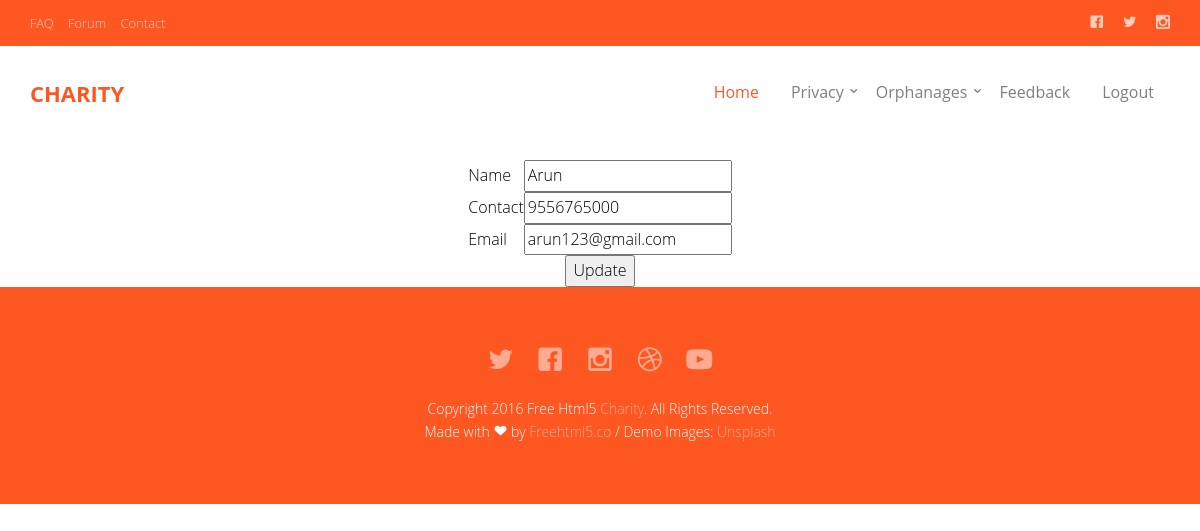
Page /User/editprofile/ (signed in) on the committed database.
### Guest/models.py (models this page shows)
class tbl_user(models.Model):
    user_name=models.CharField(max_length=50)
    user_gender=models.CharField(max_length=50)
    user_contact=models.CharField(max_length=50)
    user_email=models.CharField(max_length=50)
    user_password=models.CharField(max_length=50)
    place = models.ForeignKey(tbl_place, on_delete=models.CASCADE)
    user_photo = models.FileField(upload_to='Assets/UserPhoto/')
    user_proof = models.FileField(upload_to='Assets/UserProof/')
    user_status = models.IntegerField(default="0")
    user_address=models.CharField(max_length=50)

### User/views.py (the view)
# urls.py: path('editprofile/',views.editprofile,name="editprofile"),
def editprofile(request):
    prodata=tbl_user.objects.get(id=request.session["uid"])
    if request.method=="POST":
        prodata.user_name=request.POST.get('txtname')
        prodata.user_contact=request.POST.get('txtcon')
        prodata.user_email=request.POST.get('txtemail')
        prodata.save()
        return render(request,"User/EditProfile.html",{'msg':"Profile Updated"})
    else:
        return render(request,"User/EditProfile.html",{'prodata':prodata})

### User/Templates/User/EditProfile.html (shortened to what this page needs)
{% extends 'User/Header.html' %}
{% load static %}
{% block content %}
<!DOCTYPE html>
<html lang="en">
<head>
</head>
<body>
    <div class="container-fluid d-bg-image">
    <form action="" method="post">
        <div class="d-profile">
            <table class="d-card" style="color: black;" align="center" cellpadding="10px">
                <tr>
                    <td>Name</td>
                    <td><input type="text" class="textbox" name="txtname" id="" value="{{prodata.user_name}}"></td>
                </tr>
                <tr>
                    <td>Contact</td>
                    <td><input type="text" name="txtcon" class="textbox" id="" value="{{prodata.user_contact}}"></td>
                </tr>
                <tr>
                    <td>Email</td>
                    <td><input type="email" name="txtemail" class="textbox" id="" value="{{prodata.user_email}}"></td>
                </tr>
                <tr>
                    <td colspan="2" align="center"><input class="d-card-button" type="submit" value="Update" name="btnsub"></td>
                </tr>
            </table>
        </div>
    </form>
    </div>
</body>
</html>
{% endblock content %}

### Guest/static/Main/css/style.css (style rules this page uses)
body { font-family: "Open Sans", Arial, sans-serif; line-height: 1.6; font-size: 16px; background: #fff; color: #848484; font-weight: 300; overflow-x: hidden; }

### rows in the picture
tbl_user: txtname "Arun", txtcon "9556765000", txtemail "arun123@gmail.com"
